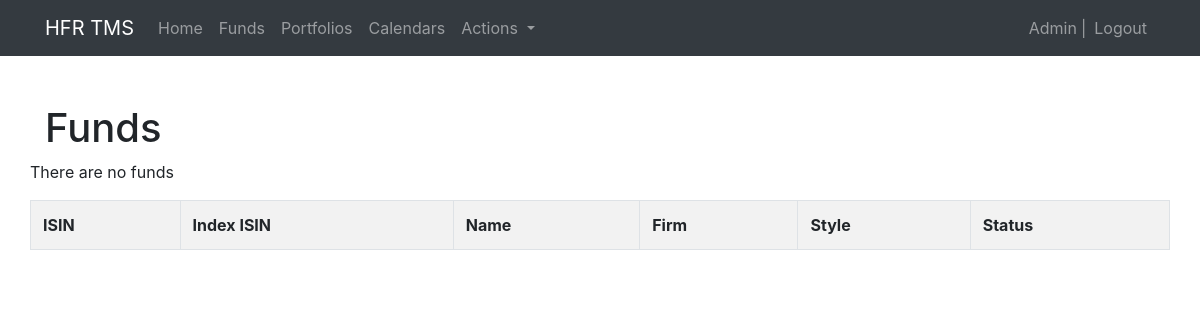
Before: /trading/funds/ (signed in) with the older database file.
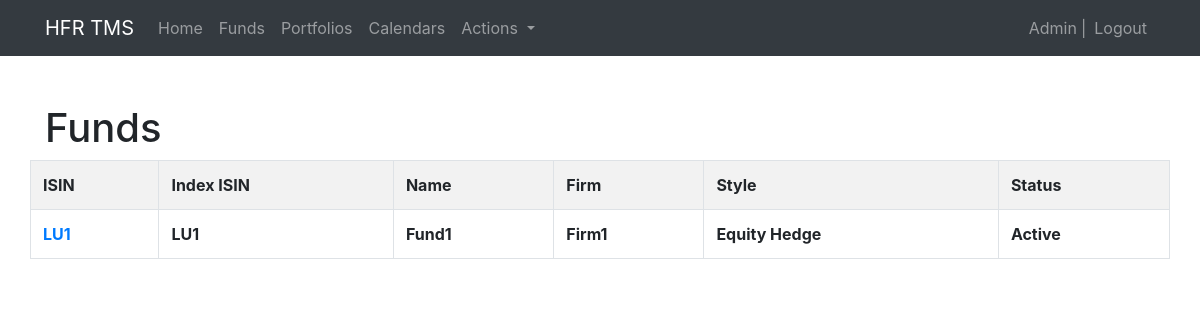
After: the same page with the newer database file.
### trading/models.py (models this page shows, shortened)
class Fund(models.Model):
    STYLES = (
        ("Equity Hedge", "Equity Hedge"),
        ("Event Driven", "Event Driven"),
        ("Global Macro", "Global Macro"),
        ("Relative Value", "Relative Value"),
    )
    STRATEGIES = (
        ("Equity Long/Short", "Equity Long/Short"),
        ("Equity Market Neutral", "Equity Market Neutral"),
        ("Equity Long Bias", "Equity Long Bias"),
        ("Activist", "Activist"),
        ("Value-wth-catalyst", "Value-with-catalyst"),
        ("ED Multi Strategy", "ED Multi Strategy"),
    )
    status = models.CharField(max_length=200, choices=STATUSES,
                              default='Active', blank=False)
    isin = models.CharField(max_length=200, primary_key=True, unique=True,
                            blank=False)
    index_isin = models.CharField(max_length=200, blank=False)
    name = models.CharField(max_length=200, blank=False)
    firm = models.CharField(max_length=200, blank=False)
    style = models.CharField(max_length=200, choices=STYLES, blank=False)
    strategy = models.CharField(max_length=200, choices=STRATEGIES,
                                blank=False)
    flag_restricted = models.BooleanField(default=False)
    flag_late_cutoff = models.BooleanField(default=False)
    flag_units_trading = models.BooleanField(default=False)
    terms_rank = models.PositiveSmallIntegerField(default=1)
    terms_rank_amount = models.PositiveIntegerField()
    terms_sub_notice = models.PositiveSmallIntegerField()
    terms_sub_settlement = models.PositiveSmallIntegerField()
    terms_sub_minimum = models.PositiveIntegerField()
    terms_red_notice = models.PositiveSmallIntegerField()
    terms_red_settlement = models.PositiveSmallIntegerField()
    terms_cutoff_time = models.TimeField(default=time(17, 30))
    terms_calendars = models.CharField(max_length=500, default='')
    terms_man_fee = models.DecimalField(max_digits=6, decimal_places=5)
    terms_perf_fee = models.DecimalField(max_digits=6, decimal_places=5)
    terms_currency = models.CharField(max_length=3, default='USD', blank=False)
    def get_absolute_url(self):
        return reverse_lazy('fund-detail', args=[str(self.pk)])

### trading/views.py (the view)
# urls.py: path('funds/', views.FundView.as_view(), name='funds'),
class FundView(LoginRequiredMixin, generic.ListView):
    model = Fund
    login_url = 'login'
    redirect_field_name = 'redirect_to'

### trading/templates/trading/fund_list.html
{% extends "base.html" %}
{% block content %}
<h1>Funds</h1>
<div class="row">
    <table class="table table-striped table-bordered" style="width:100%">
        <tr>
          <th>ISIN</th>
          <th>Index ISIN</th>
          <th>Name</th>
          <th>Firm</th>
          <th>Style</th>
          <th>Status</th>
        </tr>
        {% if fund_list %}
            {% for fund in fund_list %}
                <tr>
                    <th><a href="{{ fund.get_absolute_url }}">{{ fund.isin }}</a></th>
                    <th>{{ fund.index_isin }}</th>
                    <th>{{ fund.name }}</th>
                    <th>{{ fund.firm}}</th>
                    <th>{{ fund.style }}</th>
                    <th>{{ fund.status }}</th>
                </tr>
            {% endfor %}
        {% else %}
            <p>There are no funds</p>
        {% endif %}
    </table>
</div>
{% endblock %}

### trading/templates/base.html (shortened to what this page needs)
<!DOCTYPE html>
<html lang="en">
    <head>
        <link rel="stylesheet" href="https://stackpath.bootstrapcdn.com/bootstrap/4.3.1/css/bootstrap.min.css">
        <link rel="stylesheet" href="https://maxcdn.bootstrapcdn.com/font-awesome/4.7.0/css/font-awesome.min.css">
        <link rel="stylesheet" href="https://cdn.datatables.net/1.10.19/css/dataTables.bootstrap4.min.css">
        {% load static %}
        <link rel="stylesheet" href="{% static 'css/styles.css' %}">
    </head>
        <nav class="navbar navbar-expand-md navbar-dark bg-dark">
            <div class="container">
                <a class="navbar-brand" href="{% url 'index' %}" >HFR TMS</a>
                <div class="collapse navbar-collapse" id="navbarCollapse">
                    <ul class="navbar-nav mr-auto">
                        <li class="nav-item">
                            <a class="nav-link" href="{% url 'index' %}">Home</a>
                        </li>
                        <li class="nav-item">
                            <a class="nav-link" href="{% url 'funds' %}">Funds</a>
                        </li>
                        <li class="nav-item">
                            <a class="nav-link" href="{% url 'portfolios' %}">Portfolios</a>
                        </li>
                        <li class="nav-item">
                            <a class="nav-link" href="{% url 'calendars' %}">Calendars</a>
                        </li>
                        <li class="nav-item dropdown">
                            <a class="nav-link dropdown-toggle" href="#" id="navbarDropdown" role="button" data-toggle="dropdown" aria-haspopup="true" aria-expanded="false">
                              Actions
                            </a>
                          </li>
                    </ul>
                    <ul class="navbar-nav ml-auto">
                        {% if user.is_authenticated %}
                            <li class="nav-item"><span class="navbar-text">{{ user.first_name }}</span></li>
                            <li class="nav-item ml-1"><span class="navbar-text">|</span></li>
                            <li>
                                <a class="nav-link" href="{% url 'logout' %}?next={{request.path}}">Logout</a>
                            </li>
                        {% else %}
                            <li>
                                <a class="nav-link" href="{% url 'login' %}?next={{request.path}}">Login</a>
                            </li>
                        {% endif %}
                    </ul>
                </div>
            </div>
        </nav>
        <div class="container">
            <br>
            <br>
        </div>
        <div class="container">{% block content %}{% endblock %}</div>
    </body>
</html>

Changed rows visible on the page:
added Fund: isin "LU1", index_isin "LU1", name "Fund1", firm "Firm1", style "Equity Hedge", status "Active"
Other visible differences:
text no longer shown: "There are no funds"
